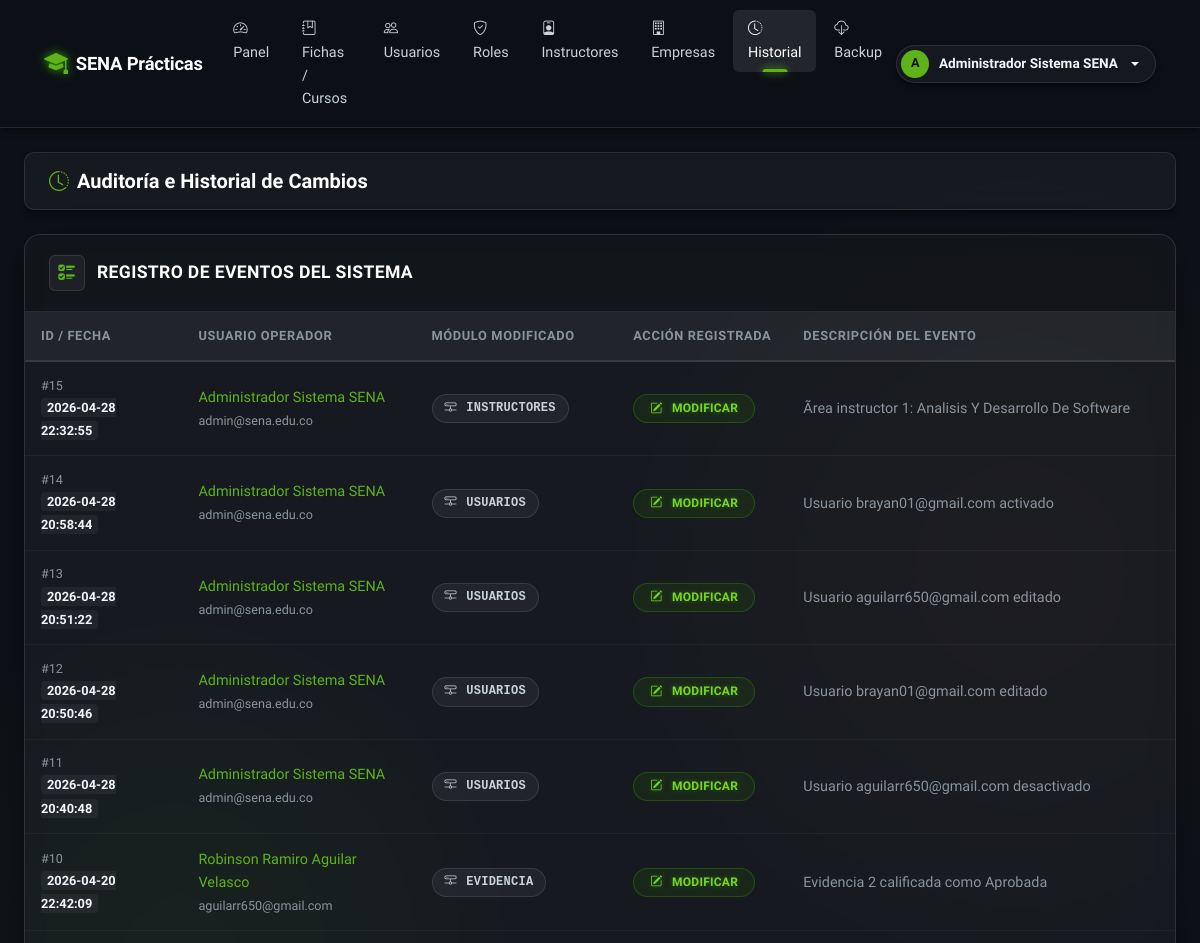
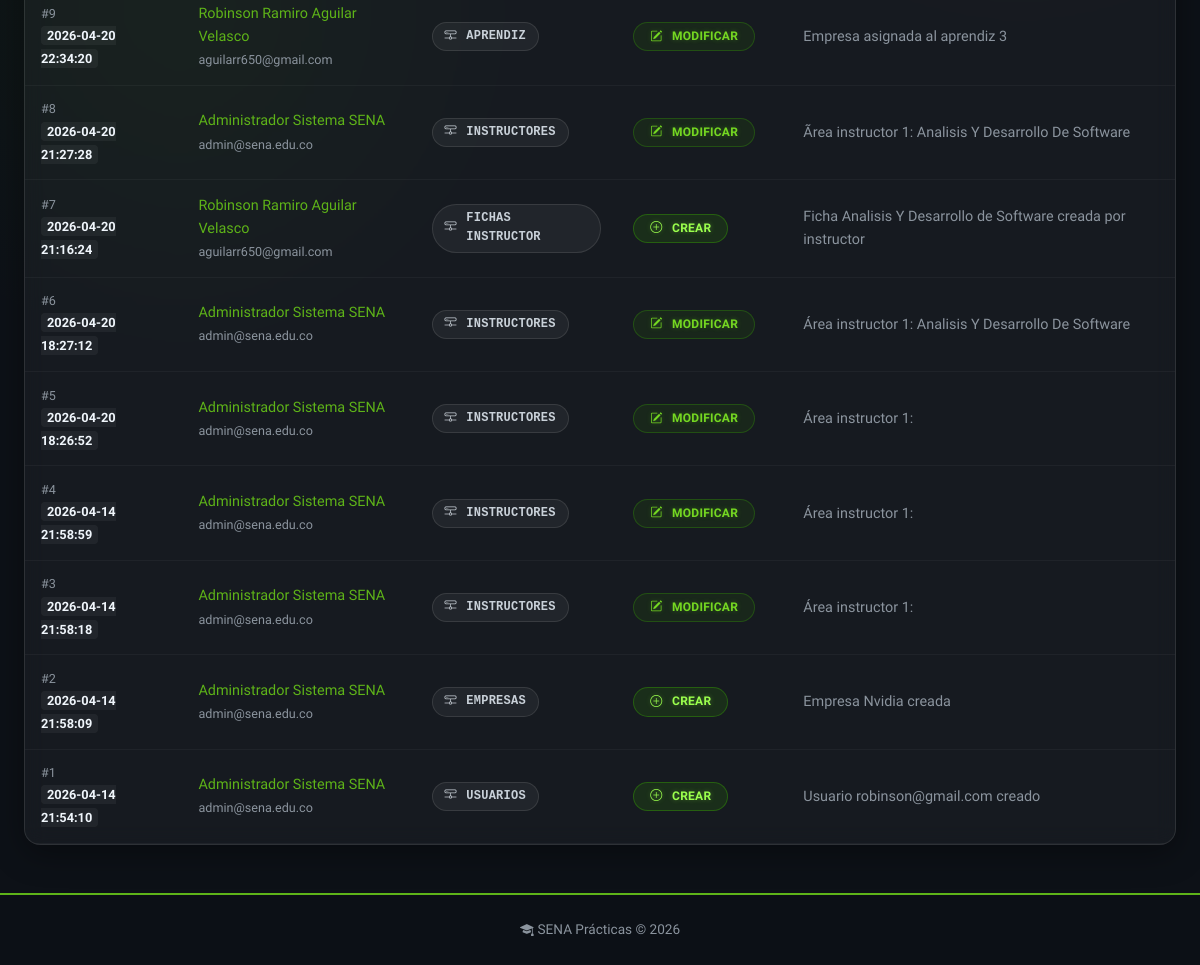
The app's page /admin/historial (signed in) with its own data (2 pictures, top to bottom).
### app/models/usuario.py (models this page shows, shortened)
class Usuario(db.Model, UserMixin):
    __tablename__ = 'usuario'
    id_usuario       = db.Column(db.Integer, primary_key=True)
    tipo_documento   = db.Column(db.String(20))
    numero_documento = db.Column(db.String(30))
    nombres          = db.Column(db.String(100), nullable=False)
    apellidos        = db.Column(db.String(100), nullable=False)
    correo           = db.Column(db.String(100), unique=True, nullable=False)
    telefono         = db.Column(db.String(20))
    password_hash    = db.Column(db.String(255), nullable=False)
    estado           = db.Column(db.Boolean, default=True)
    fecha_creacion   = db.Column(db.DateTime, default=lambda: datetime.now(timezone.utc))
    roles            = db.relationship('UsuarioRol', back_populates='usuario')
    instructor       = db.relationship('Instructor', back_populates='usuario', uselist=False)
    aprendiz         = db.relationship('Aprendiz', back_populates='usuario', uselist=False)
    historial        = db.relationship('HistorialCambios', back_populates='usuario')
    notificaciones   = db.relationship('Notificacion', back_populates='usuario')

### app/models/historial_cambios.py (models this page shows)
class HistorialCambios(db.Model):
    __tablename__ = 'historial_cambios'
    id_historial = db.Column(db.Integer, primary_key=True)
    id_usuario   = db.Column(db.Integer, db.ForeignKey('usuario.id_usuario'), nullable=False)
    modulo       = db.Column(db.String(50))
    accion       = db.Column(db.Enum('CREAR', 'MODIFICAR', 'ELIMINAR'))
    descripcion  = db.Column(db.Text)
    fecha        = db.Column(db.DateTime, default=lambda: datetime.now(timezone.utc))
    usuario      = db.relationship('Usuario', back_populates='historial')

### app/routes/admin.py (the view)
@bp.route('/historial')
@login_required
@role_required('superusuario')
def historial():
    page = request.args.get('page', 1, type=int)
    registros = (HistorialCambios.query
                 .order_by(HistorialCambios.fecha.desc())
                 .paginate(page=page, per_page=30, error_out=False))
    return render_template('admin/historial.html', registros=registros)

### app/utils.py (called while the page is built)
def role_required(*roles):
    def decorator(f):
        @wraps(f)
        def decorated(*args, **kwargs):
            if not current_user.is_authenticated:
                flash('Inicia sesión para continuar.', 'warning')
                return redirect(url_for('auth.login'))
            user_roles = {ur.rol.nombre.lower() for ur in current_user.roles}
            required = {r.lower() for r in roles}
            if not user_roles.intersection(required):
                flash('No tienes permiso para acceder a esa sección.', 'danger')
                return abort(403)
            return f(*args, **kwargs)
        return decorated
    return decorator

### app/templates/admin/historial.html (shortened to what this page needs)
{% extends 'base.html' %}
{% block content %}
<div class="page-toolbar d-flex flex-wrap justify-content-between align-items-center mb-4">
  <h2 class="m-0" style="font-size: 1.25rem; font-weight: 600;"><i class="bi bi-clock-history text-primary me-2"></i>Auditoría e Historial de Cambios</h2>
</div>
<div class="biblioteca-shell">
  <div class="biblioteca-shell-header">
    <div class="shell-header-icon"><i class="bi bi-ui-checks"></i></div>
    <h4>Registro de Eventos del Sistema</h4>
  </div>
  <div class="biblioteca-shell-body p-0">
    <div class="table-responsive">
      <table class="biblioteca-table mb-0">
        <thead>
          <tr>
            <th>ID / Fecha</th>
            <th>Usuario Operador</th>
            <th>Módulo Modificado</th>
            <th>Acción Registrada</th>
            <th>Descripción del Evento</th>
          </tr>
        </thead>
        <tbody>
           {% for h in registros.items %}
            <tr>
              <td>
                <span class="d-block text-muted small">#{{ h.id_historial }}</span>
                <span class="ts-label fw-bold" style="color: var(--text-primary);">{{ h.fecha.strftime('%Y-%m-%d %H:%M:%S') if h.fecha else '--' }}</span>
              </td>
              <td>
                <span class="text-primary fw-medium">{{ h.usuario.nombres }} {{ h.usuario.apellidos }}</span>
                <br><small class="text-muted">{{ h.usuario.correo }}</small>
              </td>
              <td><span class="badge-lib badge-gray fw-bold font-monospace"><i class="bi bi-hdd-network me-1"></i> {{ h.modulo }}</span></td>
              <td>
                 {% if h.accion == 'CREAR' %}<span class="badge-lib badge-green px-3"><i class="bi bi-plus-circle me-1"></i> CREAR</span>
                 {% elif h.accion == 'MODIFICAR' %}<span class="badge-lib badge-cyan px-3"><i class="bi bi-pencil-square me-1"></i> MODIFICAR</span>
                 {% elif h.accion == 'ELIMINAR' %}<span class="badge-lib badge-red px-3"><i class="bi bi-trash-fill me-1"></i> ELIMINAR</span>
                 {% else %}{{ h.accion }}{% endif %}
              </td>
              <td class="text-muted">{{ h.descripcion }}</td>
            </tr>
           {% else %}
            <tr><td colspan="5" class="text-center py-5 text-muted fst-italic">No hay registros de historial por mostrar.</td></tr>
           {% endfor %}
        </tbody>
      </table>
    </div>
  </div>
</div>
{% endblock %}

### app/templates/base.html (shortened to what this page needs)
<!DOCTYPE html>
<html lang="es">
<head>
  <link rel="stylesheet" href="{{ url_for('static', filename='bootstrap/css/bootstrap.min.css') }}">
  <link rel="stylesheet" href="https://cdn.jsdelivr.net/npm/bootstrap-icons@1.11.3/font/bootstrap-icons.min.css">
  <link rel="stylesheet" href="{{ url_for('static', filename='biblioteca.css') }}">
</head>
<body class="biblioteca-body">
{% if current_user.is_authenticated %}
<nav class="navbar biblioteca-nav navbar-expand-lg">
  <div class="container-fluid px-4">
    <a class="navbar-brand" href="{{ url_for('auth.landing') }}">
      <i class="bi bi-mortarboard-fill brand-icon"></i>
      SENA Prácticas
    </a>
    <div class="collapse navbar-collapse" id="navMain">
      <ul class="navbar-nav me-auto gap-1">
        {% set rol = namespace(nombre='') %}
        {% for ur in current_user.roles %}
          {% if ur.rol.nombre == 'superusuario' %}{% set rol.nombre = 'superusuario' %}
          {% elif ur.rol.nombre == 'instructor' and rol.nombre != 'superusuario' %}{% set rol.nombre = 'instructor' %}
          {% elif ur.rol.nombre == 'aprendiz' and rol.nombre == '' %}{% set rol.nombre = 'aprendiz' %}
          {% endif %}
        {% endfor %}
        {% if rol.nombre == 'aprendiz' %}
          <li class="nav-item"><a class="nav-link {% if request.endpoint == 'aprendiz.dashboard' %}active{% endif %}"
            href="{{ url_for('aprendiz.dashboard') }}"><i class="bi bi-house me-1"></i>Dashboard</a></li>
          <li class="nav-item"><a class="nav-link {% if 'evidencias_subir' in request.endpoint %}active{% endif %}"
            href="{{ url_for('aprendiz.evidencias_subir') }}"><i class="bi bi-upload me-1"></i>Subir evidencias</a></li>
          <li class="nav-item"><a class="nav-link {% if 'progreso' in request.endpoint %}active{% endif %}"
            href="{{ url_for('aprendiz.progreso') }}"><i class="bi bi-graph-up me-1"></i>Mi progreso</a></li>
          <li class="nav-item"><a class="nav-link {% if 'informacion' in request.endpoint %}active{% endif %}"
            href="{{ url_for('aprendiz.informacion') }}"><i class="bi bi-person-lines-fill me-1"></i>Mi información</a></li>
          <li class="nav-item"><a class="nav-link {% if 'notificaciones' in request.endpoint %}active{% endif %}"
            href="{{ url_for('aprendiz.notificaciones') }}"><i class="bi bi-bell me-1"></i>Notificaciones</a></li>
          <li class="nav-item"><a class="nav-link {% if 'mis_evidencias' in request.endpoint %}active{% endif %}"
            href="{{ url_for('aprendiz.mis_evidencias') }}"><i class="bi bi-folder2-open me-1"></i>Mis evidencias</a></li>
        {% elif rol.nombre == 'superusuario' %}
          <li class="nav-item"><a class="nav-link {% if request.endpoint and request.endpoint.startswith('admin.dashboard') %}active{% endif %}" href="{{ url_for('admin.dashboard') }}"><i class="bi bi-speedometer2 me-1"></i>Panel</a></li>
          <li class="nav-item"><a class="nav-link " href="{{ url_for('admin.fichas') }}"><i class="bi bi-journal-bookmark me-1"></i>Fichas / Cursos</a></li>
          <li class="nav-item"><a class="nav-link {% if request.endpoint and request.endpoint.startswith('admin.usuarios') %}active{% endif %}" href="{{ url_for('admin.usuarios') }}"><i class="bi bi-people me-1"></i>Usuarios</a></li>
          <li class="nav-item"><a class="nav-link {% if request.endpoint and request.endpoint.startswith('admin.roles') %}active{% endif %}" href="{{ url_for('admin.roles') }}"><i class="bi bi-shield-check me-1"></i>Roles</a></li>
          <li class="nav-item"><a class="nav-link " href="{{ url_for('admin.instructores') }}"><i class="bi bi-person-badge me-1"></i>Instructores</a></li>
          <li class="nav-item"><a class="nav-link {% if request.endpoint and request.endpoint.startswith('admin.empresas') %}active{% endif %}" href="{{ url_for('admin.empresas') }}"><i class="bi bi-building me-1"></i>Empresas</a></li>
          <li class="nav-item"><a class="nav-link {% if request.endpoint and request.endpoint.startswith('admin.historial') %}active{% endif %}" href="{{ url_for('admin.historial') }}"><i class="bi bi-clock-history me-1"></i>Historial</a></li>
          <li class="nav-item"><a class="nav-link {% if 'backup' in request.endpoint %}active{% endif %}"
            href="{{ url_for('admin.backup') }}"><i class="bi bi-cloud-download me-1"></i>Backup</a></li>
        {% endif %}
      </ul>
      <div class="dropdown">
        <a class="nav-user-pill dropdown-toggle" data-bs-toggle="dropdown" href="#" id="userDropdown">
          <span class="avatar">{{ current_user.nombres[0] | upper }}</span>
          {{ current_user.nombres }} {{ current_user.apellidos }}
        </a>
          {% set icon_color = 'var(--accent-amber)' %}
          {% if rol.nombre == 'superusuario' %}{% set icon_color = 'var(--accent-purple)' %}
          {% elif rol.nombre == 'instructor' %}{% set icon_color = 'var(--accent-green)' %}
          {% endif %}
          {% set icon_style = 'style="color: ' ~ icon_color ~ '; font-size: 0.5rem;"' %}
      </div>
    </div>
  </div>
</nav>
{% endif %}
<main class="{% if current_user.is_authenticated %}container-fluid px-4 py-4{% endif %}">
  {% block content %}{% endblock %}
</main>
{% if current_user.is_authenticated %}
<footer class="biblioteca-footer text-center mt-4">
  <div class="container">
    <span><i class="bi bi-mortarboard-fill me-1"></i>SENA Prácticas &copy; {{ moment().year if moment else 2026 }}</span>
  </div>
</footer>
{% endif %}
</body>
</html>

### records on screen
Usuario: nombres "A", nombres "Administrador", apellidos "Sistema SENA"
HistorialCambios: id_historial "15", fecha "2026-04-28 22:32:55", usuario.nombres "Administrador", usuario.apellidos "Sistema SENA", usuario.correo "admin@sena.edu.co", modulo "INSTRUCTORES", accion "MODIFICAR" (drawn), descripcion "Ãrea instructor 1: Analisis Y Desarrollo De Software"
HistorialCambios: id_historial "14", fecha "2026-04-28 20:58:44", usuario.nombres "Administrador", usuario.apellidos "Sistema SENA", usuario.correo "admin@sena.edu.co", modulo "USUARIOS", accion "MODIFICAR" (drawn), descripcion "Usuario brayan01@gmail.com activado"
HistorialCambios: id_historial "13", fecha "2026-04-28 20:51:22", usuario.nombres "Administrador", usuario.apellidos "Sistema SENA", usuario.correo "admin@sena.edu.co", modulo "USUARIOS", accion "MODIFICAR" (drawn), descripcion "Usuario aguilarr650@gmail.com editado"
HistorialCambios: id_historial "12", fecha "2026-04-28 20:50:46", usuario.nombres "Administrador", usuario.apellidos "Sistema SENA", usuario.correo "admin@sena.edu.co", modulo "USUARIOS", accion "MODIFICAR" (drawn), descripcion "Usuario brayan01@gmail.com editado"
HistorialCambios: id_historial "11", fecha "2026-04-28 20:40:48", usuario.nombres "Administrador", usuario.apellidos "Sistema SENA", usuario.correo "admin@sena.edu.co", modulo "USUARIOS", accion "MODIFICAR" (drawn), descripcion "Usuario aguilarr650@gmail.com desactivado"
HistorialCambios: id_historial "10", fecha "2026-04-20 22:42:09", usuario.nombres "Robinson Ramiro", usuario.apellidos "Aguilar Velasco", usuario.correo "aguilarr650@gmail.com", modulo "EVIDENCIA", accion "MODIFICAR" (drawn), descripcion "Evidencia 2 calificada como Aprobada"
HistorialCambios: id_historial "9", fecha "2026-04-20 22:34:20", usuario.nombres "Robinson Ramiro", usuario.apellidos "Aguilar Velasco", usuario.correo "aguilarr650@gmail.com", modulo "APRENDIZ", accion "MODIFICAR" (drawn), descripcion "Empresa asignada al aprendiz 3"
HistorialCambios: id_historial "8", fecha "2026-04-20 21:27:28", usuario.nombres "Administrador", usuario.apellidos "Sistema SENA", usuario.correo "admin@sena.edu.co", modulo "INSTRUCTORES", accion "MODIFICAR" (drawn), descripcion "Ãrea instructor 1: Analisis Y Desarrollo De Software"
HistorialCambios: id_historial "7", fecha "2026-04-20 21:16:24", usuario.nombres "Robinson Ramiro", usuario.apellidos "Aguilar Velasco", usuario.correo "aguilarr650@gmail.com", modulo "FICHAS INSTRUCTOR", accion "CREAR" (drawn), descripcion "Ficha Analisis Y Desarrollo de Software creada por instructor"
HistorialCambios: id_historial "6", fecha "2026-04-20 18:27:12", usuario.nombres "Administrador", usuario.apellidos "Sistema SENA", usuario.correo "admin@sena.edu.co", modulo "INSTRUCTORES", accion "MODIFICAR" (drawn), descripcion "Área instructor 1: Analisis Y Desarrollo De Software"
HistorialCambios: id_historial "5", fecha "2026-04-20 18:26:52", usuario.nombres "Administrador", usuario.apellidos "Sistema SENA", usuario.correo "admin@sena.edu.co", modulo "INSTRUCTORES", accion "MODIFICAR" (drawn), descripcion "Área instructor 1:"
HistorialCambios: id_historial "4", fecha "2026-04-14 21:58:59", usuario.nombres "Administrador", usuario.apellidos "Sistema SENA", usuario.correo "admin@sena.edu.co", modulo "INSTRUCTORES", accion "MODIFICAR" (drawn), descripcion "Área instructor 1:"
HistorialCambios: id_historial "3", fecha "2026-04-14 21:58:18", usuario.nombres "Administrador", usuario.apellidos "Sistema SENA", usuario.correo "admin@sena.edu.co", modulo "INSTRUCTORES", accion "MODIFICAR" (drawn), descripcion "Área instructor 1:"
HistorialCambios: id_historial "2", fecha "2026-04-14 21:58:09", usuario.nombres "Administrador", usuario.apellidos "Sistema SENA", usuario.correo "admin@sena.edu.co", modulo "EMPRESAS", accion "CREAR" (drawn), descripcion "Empresa Nvidia creada"
HistorialCambios: id_historial "1", fecha "2026-04-14 21:54:10", usuario.nombres "Administrador", usuario.apellidos "Sistema SENA", usuario.correo "admin@sena.edu.co", modulo "USUARIOS", accion "CREAR" (drawn), descripcion "Usuario robinson@gmail.com creado"

### other values on screen
{{ moment().year if moment else 2026 }} "2026"
